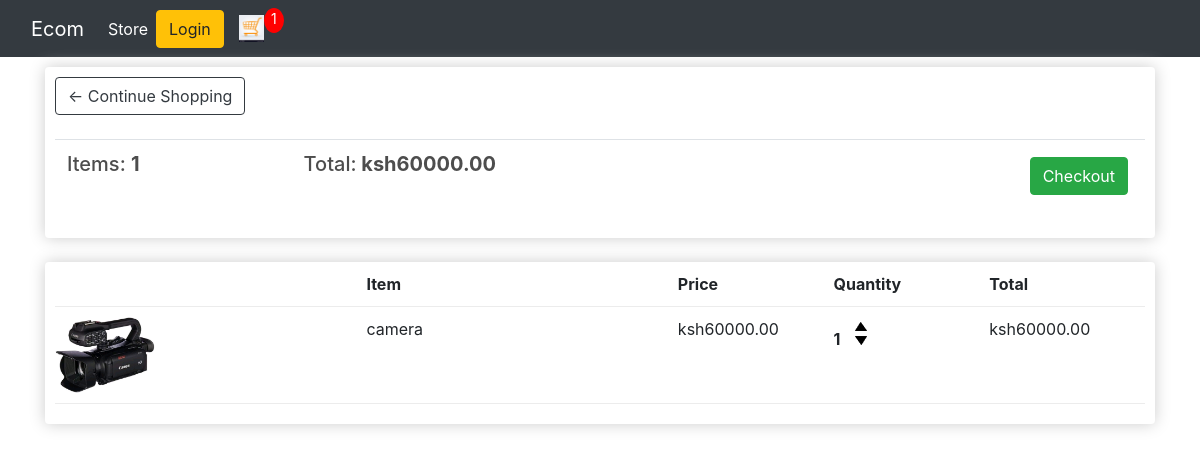
The app's page /cart/ (signed in) with its own data.
### store/models.py (models this page shows, shortened)
class Order(models.Model):
    customer = models.ForeignKey(Customer, on_delete=models.SET_NULL, blank=True, null=True)
    date_ordered = models.DateTimeField(auto_now_add=True)
    complete = models.BooleanField(default=False, null=True, blank=False)
    transaction_id = models.CharField(max_length=200, null=True)
    @property
    def get_cart_total(self):
        orderitems = self.orderitem_set.all()
        total = sum([item.get_total for item in orderitems])
        return total
    @property
    def get_cart_quantity(self):
        orderitems = self.orderitem_set.all()
        quantity = sum([item.quantity for item in orderitems])
        return quantity

class OrderItem(models.Model):
    product = models.ForeignKey(Product, on_delete=models.SET_NULL, blank=True, null=True)
    order = models.ForeignKey(Order, on_delete=models.SET_NULL, blank=True, null=True)
    quantity = models.IntegerField(default=0, null=True, blank=True)
    @property
    def get_total(self):
        total = self.product.price * self.quantity
        return total

class Product(models.Model):
    name = models.CharField(max_length=255, null=True)
    price = models.DecimalField(max_digits=8 ,decimal_places=2)
    digital = models.BooleanField(default=False, null=True, blank=False)
    image = models.ImageField(null=True, blank=True)
    @property
    def imageURL(self):
        try:
            url = self.image.url
        except:
            url = ''
        return url

### store/views.py (the view, shortened to what this page needs)
# urls.py: path('cart/', views.cart, name='cart'),
def cart(request):
    if request.user.is_authenticated:
        customer = request.user.customer
        order, created = Order.objects.get_or_create(customer=customer, complete=False)
        items = order.orderitem_set.all()
        cart_quantity = order.get_cart_quantity
    context = {'items': items, 'order': order, 'cart_quantity': cart_quantity}
    return render(request, 'store/cart.html', context)

### store/templates/store/cart.html
{% extends 'store/main.html' %}
{% load static %}
{% block content %}
<div class="row">
    <div class="col-lg-12">
        <div class="box-element">
            <a class="btn btn-outline-dark" href="{% url 'store' %}">&#x2190; Continue Shopping</a>
            <br>
            <br>
            <table class="table">
                <tr>
                    <th><h5>Items: <strong>{{order.get_cart_quantity}}</strong></h5></th>
                    <th><h5>Total:<strong> ksh{{order.get_cart_total|floatformat:2}}</strong></h5></th>
                    <th>
                        <a style="float:right; margin:5px;" class="btn btn-success"
                           href="{% url 'checkout' %}">Checkout</a>
                    </th>
                </tr>
            </table>
        </div>
        <br>
        <div class="box-element">
            <div class="cart-row">
                <div style="flex:2"></div>
                <div style="flex:2"><strong>Item</strong></div>
                <div style="flex:1"><strong>Price</strong></div>
                <div style="flex:1"><strong>Quantity</strong></div>
                <div style="flex:1"><strong>Total</strong></div>
            </div>
            {% for item in items %}
            <div class="cart-row">
                <div style="flex:2"><img class="row-image" src="{{ item.product.imageURL }}"></div>
                <div style="flex:2"><p>{{ item.product.name }}</p></div>
                <div style="flex:1"><p>ksh{{item.product.price|floatformat:2}}</p></div>
                <div style="flex:1">
                    <p class="quantity">{{item.quantity}}</p>
                    <div class="quantity">
                        <img data-product={{item.product.id}} data-action="add" class="chg-quantity update-cart" src="{% static  'images/arrow-up.png' %}">
                        <img data-product={{item.product.id}} data-action="remove" class="chg-quantity update-cart" src="{% static  'images/arrow-down.png' %}">
                    </div>
                </div>
                <div style="flex:1"><p>ksh{{item.get_total}}</p></div>
            </div>
            {% endfor %}
        </div>
    </div>
</div>
{% endblock content %}

### static/css/main.css (style rules this page uses)
body { background-color: hsl(0, 0%, 98%); }
h1,h2,h3,h4,h5,h6 { color:hsl(0, 0%, 30%); }
.box-element { box-shadow:hsl(0, 0%, 80%) 0 0 16px; background-color: #fff; border-radius: 4px; padding: 10px; }
.col-lg-4, .col-lg-6, .col-lg-8, .col-lg-12 { margin-top: 10px; }
.btn { border-radius: 0; }
.row-image { width: 100px; }
.cart-row { display: flex; align-items: flex-stretch; padding-bottom: 10px; margin-bottom: 10px; border-bottom: 1px solid #ececec; }
.quantity { display: inline-block; font-weight: 700; padding-right:10px; }
.chg-quantity { width: 12px; cursor: pointer; display: block; margin-top: 5px; transition:.1s; }

### records on screen
Order: get_cart_quantity "1", get_cart_total "60000.00"
OrderItem: product.imageURL (picture), product.name "camera", product.price "60000.00", quantity "1", get_total "60000.00"

### other values on screen
{{ cart_quantity }} "1"
